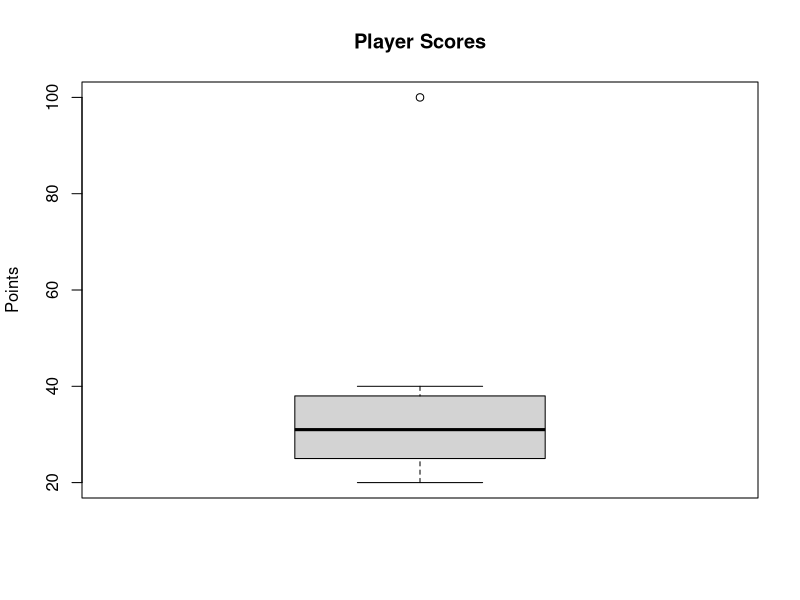

Reproduce this figure in R.
points <- c(20, 22, 25, 28, 30,
            32, 35, 38, 40, 100)

boxplot(points,
        main = "Player Scores",
        ylab = "Points")

boxplot.stats(points)$out
